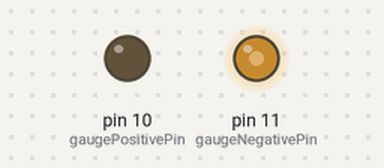
A sketch run on a simulated Arduino Uno, built with avr-gcc and run on an emulated ATmega328P. Parts: output pins drawn as LEDs (lit = HIGH).

Above: at 0.12 s.
At 7.87 s:
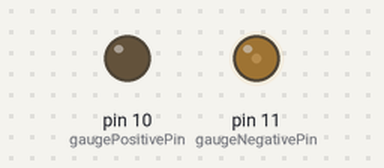
At 19.88 s:
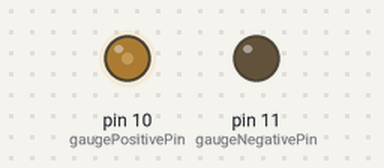
At 39.63 s:
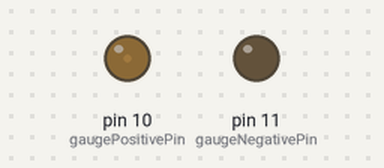
Timing chart, 0 to 40.0 s (numbered marks = the images above):
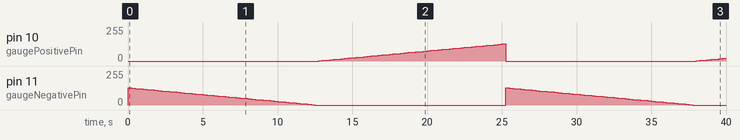

The sketch:

gaugetest.ino
```cpp
int gaugePositivePin=10;
int gaugeNegativePin=11;


void setup() {

pinMode(gaugePositivePin,OUTPUT);
pinMode(gaugeNegativePin,OUTPUT);


}
int pos;
void loop() {
  for (pos = 0; pos <= 100; pos += 1) { // goes from 0 degrees to 180 degrees
    gauge(pos);
    delay(250);                       // waits 15 ms for the servo to reach the position
  }
}

void gauge(int percent){
  int pwm = map(percent,0,100,-128,128);

  if(percent<50){
    digitalWrite(gaugePositivePin,LOW);
    analogWrite(gaugeNegativePin,-pwm);
  }
  else{
    digitalWrite(gaugeNegativePin,LOW);
    analogWrite(gaugePositivePin,pwm);
  }
}
```

Measured:
- by itself, pin 11 (gaugeNegativePin): ramps from 128/255 to 0/255 and jumps back, once every 25.3 s
- by itself, pin 10 (gaugePositivePin): 0/255 → 2/255 at 12.8 s, → 5/255 0.25 s later, → 7/255 0.25 s later, → 10/255 0.25 s later, … (59 changes in this stretch)
